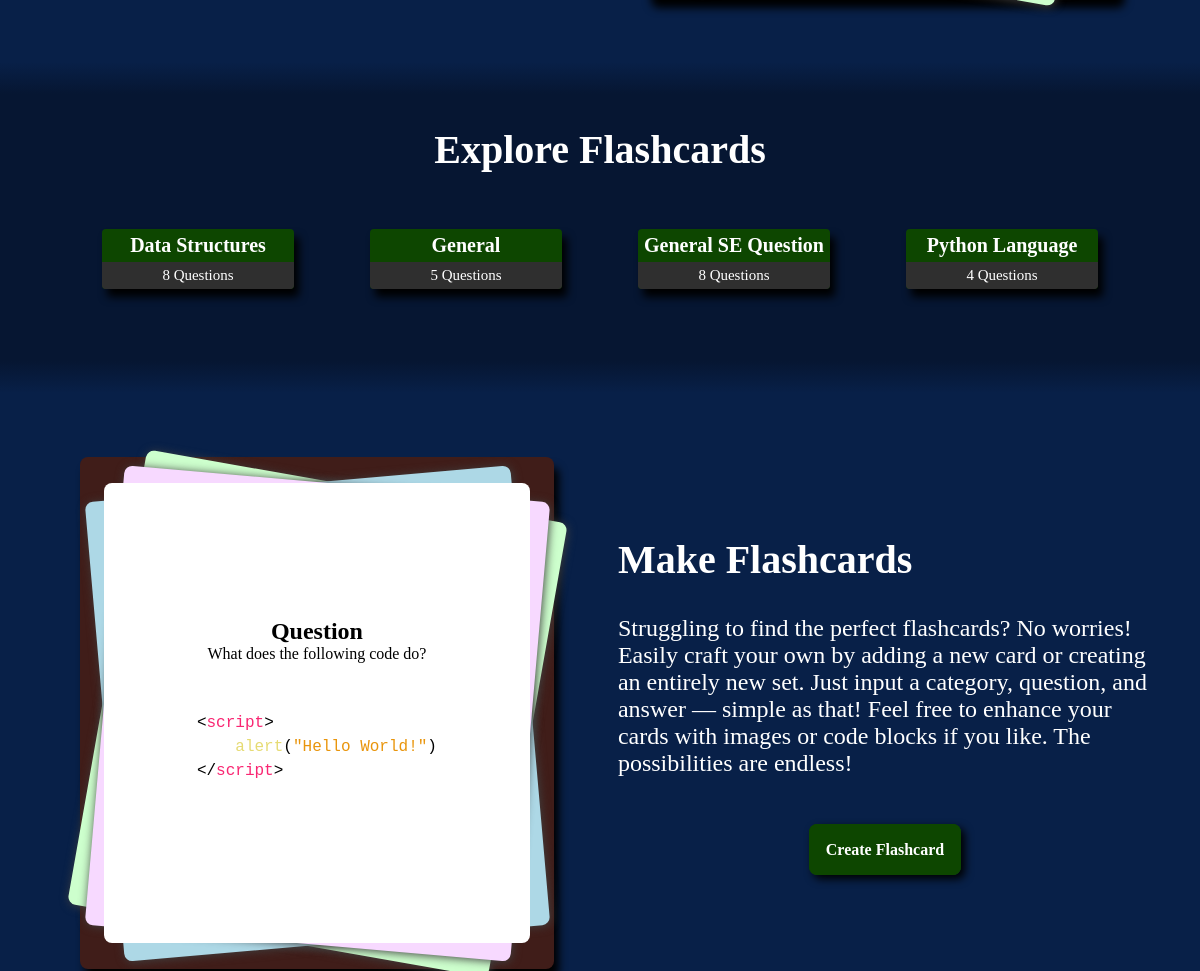
Page /home (middle part) on the earlier database version.
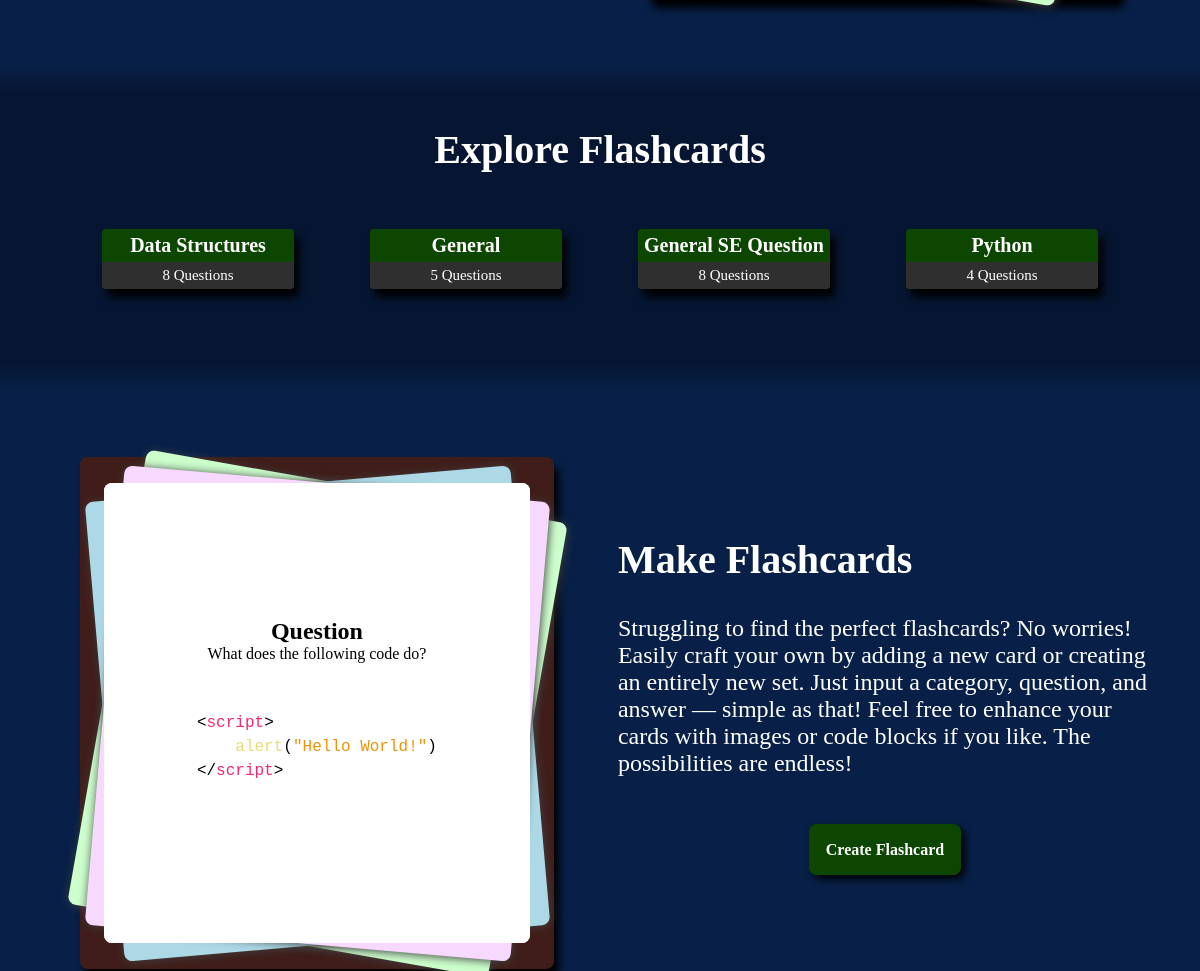
Same page on the later database version.
### tables this page shows
CREATE TABLE Flashcards(
                    cid INTEGER PRIMARY KEY AUTOINCREMENT,
                    category TEXT NOT NULL,
                    question TEXT,
                    answer TEXT,
                    qid INTEGER REFERENCES Figure(fid), 
                    aid INTEGER REFERENCES Figure(fid)
            );

### app.py (the view)
@app.route("/")
@app.route("/home")
def home():
    categories = database.view_allcategories()
    return render_template('home.html', nav_id="home-page", categories=categories)

### templates/home.html (shortened to what this page needs)
{% extends "base.html" %}
{% block content %}
<div class="home-element home-study">
    <div class="display-section">
    </div>
</div>
<div class="gradient-border-top"></div>
<div class="home-element-col">
    <div class="section-center">
        <div class="header-center">Explore Flashcards</div>
    </div>
    <div class="categories">
        {% for category, count in categories.items() %}
        <a class="category" href="{{ url_for('flashcard_route', category=category) | escape }}">
            <div>
                {{ category | escape }}
            </div>
            <div>
                {{ count | escape }} Questions
            </div>
        </a>
        {% endfor %}
    </div>
</div>
<div class="gradient-border-bottom"></div>
<div class="home-element home-make">
    <div class="display-section">
        <div class="flashcard-display" id="display-make-cards">
            <div class="slide-flashcard">
                <div class="card-content-slide" id="card-0">
                    <div class="display-side display-front">
                        <h2>Question</h2>
                        <p>What data structure is this?</p>
                    </div>
                </div>
                <div class="card-content-slide" id="card-1">
                    <div class="display-side display-front">
                        <h2>Question</h2>
                        <p>What does the following code do?</p>
                        <pre><code class="language-html">
&#60;&#47;script&#62;</code></pre>
                    </div>
                </div>
            </div>
        </div>
    </div>
    <div class="section">
        <div class="header">Make Flashcards</div>
        <div class="description">
            Struggling to find the perfect flashcards? No worries! Easily craft your own by adding a new card or creating an
            entirely new set. Just input a category, question, and answer — simple as that! Feel free to enhance your cards with
            images or code blocks if you like. The possibilities are endless!
        </div>
        <div class="home-button">
            <a href="{{  url_for('add_flashcard_route')  }}">Create Flashcard</a>
        </div>
    </div>
</div>
{% endblock %}

Differences in the rows shown:
changed Flashcards: category "Python Language" → "Python"
